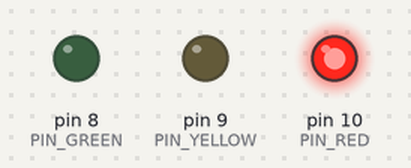
Bench run of a sketch on a simulated Arduino Uno, built with avr-gcc and run on an emulated ATmega328P. On the bench: output pins drawn as LEDs (lit = HIGH).

Above: at 1.5 s.
At 3.5 s:
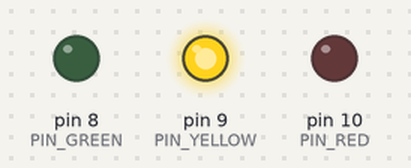
At 6.5 s:
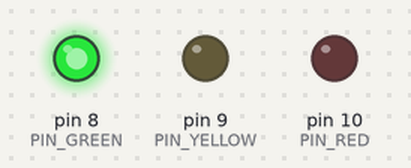
Timing chart, 0 to 11.7 s (numbered marks = the images above):
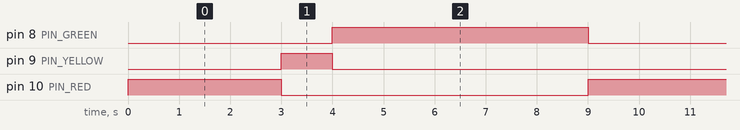

The sketch:

traffic_lights.ino
```cpp
#define PIN_GREEN 8
#define PIN_YELLOW 9
#define PIN_RED 10

void setup() {
  pinMode(PIN_GREEN, OUTPUT);
  pinMode(PIN_YELLOW, OUTPUT);
  pinMode(PIN_RED, OUTPUT);
}

void loop() {
  selectLed(false, false, true, 3000);  // RED
  selectLed(false, true, false, 1000);  // YELLOW
  selectLed(true, false, false, 5000);  // GREEN
}


// Open or close an specific led by delay time if it is greater than 0
void selectLed(bool GREEN, bool YELLOW, bool RED, unsigned long delayTimeInMs) {
  digitalWrite(PIN_GREEN, GREEN ? 1 : 0);        // LED GREEN Desliga
  digitalWrite(PIN_YELLOW, YELLOW ? 1 : 0);    // LED YELLOW Desliga
  digitalWrite(PIN_RED, RED ? 1 : 0);  // LED RED Liga
  if (delayTimeInMs > 0) {
    delay(delayTimeInMs);
  }
}
```

Measured:
- by itself, pin 8 (PIN_GREEN): alternates HIGH for 5.0 s and LOW for 4.0 s
- by itself, pin 9 (PIN_YELLOW): alternates HIGH for 1.0 s and LOW for 8.0 s
- by itself, pin 10 (PIN_RED): alternates HIGH for 3.0 s and LOW for 6.0 s
